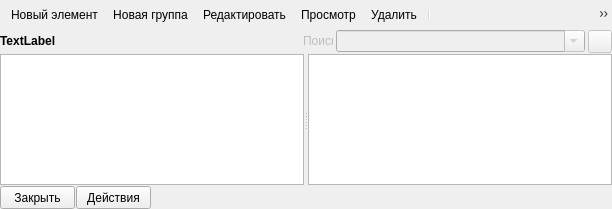
<?xml version="1.0" encoding="UTF-8"?>
<ui version="4.0">
 <class>uoDbListForm</class>
 <widget class="QWidget" name="uoDbListForm">
  <property name="geometry">
   <rect>
    <x>0</x>
    <y>0</y>
    <width>612</width>
    <height>209</height>
   </rect>
  </property>
  <property name="sizePolicy">
   <sizepolicy hsizetype="Expanding" vsizetype="Expanding">
    <horstretch>0</horstretch>
    <verstretch>1</verstretch>
   </sizepolicy>
  </property>
  <property name="minimumSize">
   <size>
    <width>0</width>
    <height>0</height>
   </size>
  </property>
  <property name="sizeIncrement">
   <size>
    <width>10</width>
    <height>0</height>
   </size>
  </property>
  <property name="focusPolicy">
   <enum>Qt::TabFocus</enum>
  </property>
  <property name="windowTitle">
   <string>Reference list</string>
  </property>
  <property name="windowIcon">
   <iconset resource="uodbmanager.qrc">
    <normaloff>:/uodb/images/table.png</normaloff>:/uodb/images/table.png</iconset>
  </property>
  <layout class="QVBoxLayout" name="verticalLayout" stretch="0,0,0,0">
   <property name="spacing">
    <number>1</number>
   </property>
   <property name="margin">
    <number>0</number>
   </property>
   <item>
    <widget class="QToolBar" name="m_toolBar">
     <property name="focusPolicy">
      <enum>Qt::NoFocus</enum>
     </property>
     <property name="iconSize">
      <size>
       <width>18</width>
       <height>18</height>
      </size>
     </property>
     <property name="toolButtonStyle">
      <enum>Qt::ToolButtonIconOnly</enum>
     </property>
     <property name="floatable">
      <bool>false</bool>
     </property>
     <addaction name="m_actNewElement"/>
     <addaction name="m_actNewGroup"/>
     <addaction name="m_actEdit"/>
     <addaction name="m_actView"/>
     <addaction name="m_actDelete"/>
     <addaction name="separator"/>
     <addaction name="m_actHierarhi"/>
     <addaction name="m_actRefresh"/>
     <addaction name="separator"/>
     <addaction name="m_actUpToParent"/>
     <addaction name="m_actDownToChildren"/>
    </widget>
   </item>
   <item>
    <layout class="QGridLayout" name="gridLayout">
     <property name="horizontalSpacing">
      <number>3</number>
     </property>
     <property name="verticalSpacing">
      <number>0</number>
     </property>
     <item row="0" column="0">
      <widget class="QLabel" name="m_TitleLabel">
       <property name="minimumSize">
        <size>
         <width>300</width>
         <height>16</height>
        </size>
       </property>
       <property name="maximumSize">
        <size>
         <width>250</width>
         <height>16</height>
        </size>
       </property>
       <property name="font">
        <font>
         <weight>75</weight>
         <bold>true</bold>
        </font>
       </property>
       <property name="text">
        <string>TextLabel</string>
       </property>
      </widget>
     </item>
     <item row="0" column="1">
      <widget class="QLabel" name="label">
       <property name="enabled">
        <bool>false</bool>
       </property>
       <property name="minimumSize">
        <size>
         <width>30</width>
         <height>22</height>
        </size>
       </property>
       <property name="maximumSize">
        <size>
         <width>30</width>
         <height>22</height>
        </size>
       </property>
       <property name="text">
        <string>Поиск</string>
       </property>
      </widget>
     </item>
     <item row="0" column="2">
      <widget class="QComboBox" name="m_searchCB">
       <property name="enabled">
        <bool>false</bool>
       </property>
       <property name="minimumSize">
        <size>
         <width>114</width>
         <height>0</height>
        </size>
       </property>
       <property name="editable">
        <bool>true</bool>
       </property>
      </widget>
     </item>
     <item row="0" column="3">
      <widget class="QToolButton" name="toolButton">
       <property name="enabled">
        <bool>false</bool>
       </property>
       <property name="text">
        <string/>
       </property>
       <property name="icon">
        <iconset resource="uodbmanager.qrc">
         <normaloff>:/uodb/images/Searche.PNG</normaloff>:/uodb/images/Searche.PNG</iconset>
       </property>
       <property name="autoRaise">
        <bool>false</bool>
       </property>
      </widget>
     </item>
    </layout>
   </item>
   <item>
    <widget class="QSplitter" name="m_splitter">
     <property name="enabled">
      <bool>true</bool>
     </property>
     <property name="sizePolicy">
      <sizepolicy hsizetype="Expanding" vsizetype="Preferred">
       <horstretch>1</horstretch>
       <verstretch>5</verstretch>
      </sizepolicy>
     </property>
     <property name="minimumSize">
      <size>
       <width>2</width>
       <height>100</height>
      </size>
     </property>
     <property name="contextMenuPolicy">
      <enum>Qt::NoContextMenu</enum>
     </property>
     <property name="frameShape">
      <enum>QFrame::NoFrame</enum>
     </property>
     <property name="frameShadow">
      <enum>QFrame::Plain</enum>
     </property>
     <property name="orientation">
      <enum>Qt::Horizontal</enum>
     </property>
     <widget class="uoDbTreeView" name="m_treeView">
      <property name="sizePolicy">
       <sizepolicy hsizetype="Minimum" vsizetype="Expanding">
        <horstretch>0</horstretch>
        <verstretch>0</verstretch>
       </sizepolicy>
      </property>
      <property name="minimumSize">
       <size>
        <width>80</width>
        <height>0</height>
       </size>
      </property>
      <property name="maximumSize">
       <size>
        <width>16777215</width>
        <height>16777215</height>
       </size>
      </property>
      <property name="focusPolicy">
       <enum>Qt::StrongFocus</enum>
      </property>
      <property name="iconSize">
       <size>
        <width>16</width>
        <height>16</height>
       </size>
      </property>
      <property name="rootIsDecorated">
       <bool>true</bool>
      </property>
      <property name="headerHidden">
       <bool>true</bool>
      </property>
      <property name="expandsOnDoubleClick">
       <bool>false</bool>
      </property>
     </widget>
     <widget class="uoDbRefTableView" name="m_tableView">
      <property name="sizePolicy">
       <sizepolicy hsizetype="Minimum" vsizetype="MinimumExpanding">
        <horstretch>0</horstretch>
        <verstretch>1</verstretch>
       </sizepolicy>
      </property>
      <property name="minimumSize">
       <size>
        <width>140</width>
        <height>0</height>
       </size>
      </property>
      <property name="focusPolicy">
       <enum>Qt::StrongFocus</enum>
      </property>
      <property name="editTriggers">
       <set>QAbstractItemView::NoEditTriggers</set>
      </property>
      <property name="selectionMode">
       <enum>QAbstractItemView::ExtendedSelection</enum>
      </property>
      <property name="selectionBehavior">
       <enum>QAbstractItemView::SelectItems</enum>
      </property>
      <property name="wordWrap">
       <bool>false</bool>
      </property>
      <property name="cornerButtonEnabled">
       <bool>false</bool>
      </property>
      <attribute name="horizontalHeaderHighlightSections">
       <bool>false</bool>
      </attribute>
      <attribute name="horizontalHeaderStretchLastSection">
       <bool>true</bool>
      </attribute>
      <attribute name="verticalHeaderVisible">
       <bool>false</bool>
      </attribute>
     </widget>
    </widget>
   </item>
   <item>
    <layout class="QHBoxLayout" name="horizontalLayout">
     <property name="sizeConstraint">
      <enum>QLayout::SetMinimumSize</enum>
     </property>
     <item>
      <widget class="QPushButton" name="m_ClosePB">
       <property name="minimumSize">
        <size>
         <width>75</width>
         <height>23</height>
        </size>
       </property>
       <property name="maximumSize">
        <size>
         <width>75</width>
         <height>23</height>
        </size>
       </property>
       <property name="focusPolicy">
        <enum>Qt::StrongFocus</enum>
       </property>
       <property name="text">
        <string>Закрыть</string>
       </property>
      </widget>
     </item>
     <item>
      <widget class="QPushButton" name="m_actionPB">
       <property name="minimumSize">
        <size>
         <width>75</width>
         <height>23</height>
        </size>
       </property>
       <property name="maximumSize">
        <size>
         <width>75</width>
         <height>23</height>
        </size>
       </property>
       <property name="focusPolicy">
        <enum>Qt::StrongFocus</enum>
       </property>
       <property name="text">
        <string>Действия</string>
       </property>
       <property name="icon">
        <iconset resource="uodbmanager.qrc">
         <normaloff>:/uodb/images/table.png</normaloff>:/uodb/images/table.png</iconset>
       </property>
      </widget>
     </item>
     <item>
      <spacer name="horizontalSpacer">
       <property name="orientation">
        <enum>Qt::Horizontal</enum>
       </property>
       <property name="sizeHint" stdset="0">
        <size>
         <width>40</width>
         <height>20</height>
        </size>
       </property>
      </spacer>
     </item>
    </layout>
   </item>
  </layout>
  <action name="m_actNewElement">
   <property name="icon">
    <iconset resource="uodbmanager.qrc">
     <normaloff>:/uodb/images/element_add.PNG</normaloff>:/uodb/images/element_add.PNG</iconset>
   </property>
   <property name="text">
    <string>Новый элемент</string>
   </property>
  </action>
  <action name="m_actNewGroup">
   <property name="icon">
    <iconset resource="uodbmanager.qrc">
     <normaloff>:/uodb/images/folder_add.png</normaloff>:/uodb/images/folder_add.png</iconset>
   </property>
   <property name="text">
    <string>Новая группа</string>
   </property>
  </action>
  <action name="m_actEdit">
   <property name="icon">
    <iconset resource="uodbmanager.qrc">
     <normaloff>:/uodb/images/element_edit.png</normaloff>:/uodb/images/element_edit.png</iconset>
   </property>
   <property name="text">
    <string>Редактировать</string>
   </property>
  </action>
  <action name="m_actView">
   <property name="icon">
    <iconset resource="uodbmanager.qrc">
     <normaloff>:/uodb/images/element_review.png</normaloff>:/uodb/images/element_review.png</iconset>
   </property>
   <property name="text">
    <string>Просмотр</string>
   </property>
  </action>
  <action name="m_actDelete">
   <property name="icon">
    <iconset resource="uodbmanager.qrc">
     <normaloff>:/uodb/images/element_g_delete.PNG</normaloff>:/uodb/images/element_g_delete.PNG</iconset>
   </property>
   <property name="text">
    <string>Удалить</string>
   </property>
   <property name="toolTip">
    <string>Удалить</string>
   </property>
  </action>
  <action name="m_actHierarhi">
   <property name="checkable">
    <bool>true</bool>
   </property>
   <property name="icon">
    <iconset resource="uodbmanager.qrc">
     <normaloff>:/uodb/images/hierarhy.png</normaloff>:/uodb/images/hierarhy.png</iconset>
   </property>
   <property name="text">
    <string>Включить или выключить иерархию</string>
   </property>
  </action>
  <action name="m_actRefresh">
   <property name="icon">
    <iconset resource="uodbmanager.qrc">
     <normaloff>:/uodb/images/refresh.png</normaloff>:/uodb/images/refresh.png</iconset>
   </property>
   <property name="text">
    <string>Обновить таблицу</string>
   </property>
  </action>
  <action name="m_actUpToParent">
   <property name="icon">
    <iconset resource="uodbmanager.qrc">
     <normaloff>:/uodb/images/folder_down.png</normaloff>:/uodb/images/folder_down.png</iconset>
   </property>
   <property name="text">
    <string>Вверх к родителю</string>
   </property>
  </action>
  <action name="m_actDownToChildren">
   <property name="icon">
    <iconset resource="uodbmanager.qrc">
     <normaloff>:/uodb/images/folder_up.png</normaloff>:/uodb/images/folder_up.png</iconset>
   </property>
   <property name="text">
    <string>Вниз к элементу</string>
   </property>
  </action>
 </widget>
 <customwidgets>
  <customwidget>
   <class>uoDbRefTableView</class>
   <extends>QTableView</extends>
   <header>uodbreftableview.h</header>
  </customwidget>
  <customwidget>
   <class>uoDbTreeView</class>
   <extends>QTreeView</extends>
   <header>uodbtreeview.h</header>
  </customwidget>
 </customwidgets>
 <tabstops>
  <tabstop>m_tableView</tabstop>
  <tabstop>m_ClosePB</tabstop>
  <tabstop>m_actionPB</tabstop>
  <tabstop>m_searchCB</tabstop>
  <tabstop>toolButton</tabstop>
  <tabstop>m_treeView</tabstop>
 </tabstops>
 <resources>
  <include location="uodbmanager.qrc"/>
 </resources>
 <connections/>
</ui>
